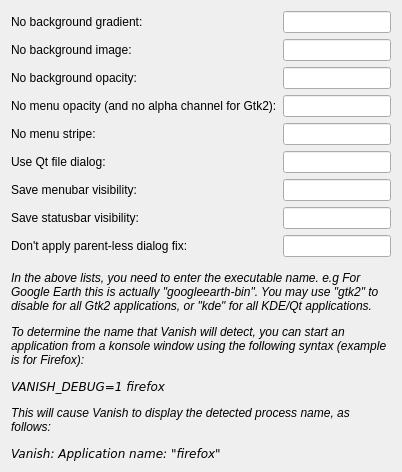
     <widget class="QWidget" name="page_26">
      <layout class="QVBoxLayout" name="verticalLayout_17">
       <item>
        <layout class="QFormLayout" name="formLayout_20">
         <item row="0" column="0">
          <widget class="QLabel" name="label_81">
           <property name="text">
            <string>No background gradient:</string>
           </property>
          </widget>
         </item>
         <item row="0" column="1">
          <widget class="QLineEdit" name="noBgndGradientApps">
           <property name="toolTip">
            <string>&lt;p&gt;Comma separated list of names of applications which should not use the background gradient setting. &lt;/p&gt;&lt;p&gt;Use &lt;i&gt;gtk&lt;/i&gt; to disable for all Gtk2 applications.&lt;/p&gt;</string>
           </property>
          </widget>
         </item>
         <item row="1" column="0">
          <widget class="QLabel" name="label_82">
           <property name="text">
            <string>No background image:</string>
           </property>
          </widget>
         </item>
         <item row="1" column="1">
          <widget class="QLineEdit" name="noBgndImageApps">
           <property name="toolTip">
            <string>&lt;p&gt;Comma separated list of names of applications which should not use the background image setting. &lt;/p&gt;&lt;p&gt;Use &lt;i&gt;gtk&lt;/i&gt; to disable for all Gtk2 applications.&lt;/p&gt;</string>
           </property>
          </widget>
         </item>
         <item row="2" column="0">
          <widget class="QLabel" name="label_81b">
           <property name="text">
            <string>No background opacity:</string>
           </property>
          </widget>
         </item>
         <item row="2" column="1">
          <widget class="QLineEdit" name="noBgndOpacityApps">
           <property name="toolTip">
            <string>&lt;p&gt;Comma separated list of names of applications which should not use the background opacity setting. &lt;/p&gt;&lt;p&gt;Use &lt;i&gt;gtk&lt;/i&gt; to disable for all Gtk2 applications.&lt;/p&gt;</string>
           </property>
          </widget>
         </item>
         <item row="3" column="0">
          <widget class="QLabel" name="label_81mnu">
           <property name="text">
            <string>No menu opacity (and no alpha channel for Gtk2):</string>
           </property>
          </widget>
         </item>
         <item row="3" column="1">
          <widget class="QLineEdit" name="noMenuBgndOpacityApps">
           <property name="toolTip">
            <string>&lt;p&gt;Comma separated list of names of applications which should not use the menu opacity setting.&lt;p&gt;&lt;i&gt;For Gtk2, this option also disables using an allpha-channel to smoothly round tooltips and popup menus.&lt;/i&gt;&lt;/p&gt;&lt;p&gt;Use &lt;i&gt;gtk&lt;/i&gt; to disable for all Gtk2 applications.&lt;/p&gt;</string>
           </property>
          </widget>
         </item>
         <item row="4" column="0">
          <widget class="QLabel" name="label_82y">
           <property name="text">
            <string>No menu stripe:</string>
           </property>
          </widget>
         </item>
         <item row="4" column="1">
          <widget class="QLineEdit" name="noMenuStripeApps">
           <property name="toolTip">
            <string>&lt;p&gt;Comma separated list of names of applications which should not use the menu stripe setting. &lt;/p&gt;&lt;p&gt;Use &lt;i&gt;gtk&lt;/i&gt; to disable for all Gtk2 applications.&lt;/p&gt;</string>
           </property>
          </widget>
         </item>
         <item row="5" column="0">
          <widget class="QLabel" name="label_83">
           <property name="text">
            <string>Use Qt file dialog:</string>
           </property>
          </widget>
         </item>
         <item row="5" column="1">
          <widget class="QLineEdit" name="useQtFileDialogApps">
           <property name="toolTip">
            <string>&lt;p&gt;Comma separated list of names of Qt4 applications which should not use the KDE4 file dialog.</string>
           </property>
          </widget>
         </item>
         <item row="6" column="0">
          <widget class="QLabel" name="label_83a">
           <property name="text">
            <string>Save menubar visibility:</string>
           </property>
          </widget>
         </item>
         <item row="6" column="1">
          <widget class="QLineEdit" name="menubarApps">
           <property name="toolTip">
            <string>&lt;p&gt;Comma separated list of names of KDE4 applications where Vanish needs to manually save whether the menubar is hidden or not.&lt;/p&gt;&lt;p&gt;Use &lt;i&gt;kde&lt;/i&gt; to set for all KDE applications. The menubar state of Gtk2 applications is always manually saved.&lt;/p&gt;</string>
           </property>
          </widget>
         </item>
         <item row="7" column="0">
          <widget class="QLabel" name="label_89">
           <property name="text">
            <string>Save statusbar visibility:</string>
           </property>
          </widget>
         </item>
         <item row="7" column="1">
          <widget class="QLineEdit" name="statusbarApps">
           <property name="toolTip">
            <string>&lt;p&gt;Comma separated list of names of KDE4 applications where Vanish needs to manually save whether the statusbar is hidden or not.&lt;/p&gt;&lt;p&gt;Use &lt;i&gt;kde&lt;/i&gt; to set for all KDE applications. The statusbar state of Gtk2 applications is always manually saved.&lt;/p&gt;</string>
           </property>
          </widget>
         </item>
         <item row="8" column="0">
          <widget class="QLabel" name="noDlgFixApps_label">
           <property name="text">
            <string>Don't apply parent-less dialog fix:</string>
           </property>
          </widget>
         </item>
         <item row="8" column="1">
          <widget class="QLineEdit" name="noDlgFixApps">
           <property name="toolTip">
            <string>&lt;p&gt;Comma separated list of names of applications where Vanish should not attempt to fix parent-less dialogs.&lt;/p&gt;&lt;p&gt;Use &lt;i&gt;gtk&lt;/i&gt; to disable for all Gtk2 applications, and &lt;i&gt;kde&lt;/i&gt; to disable for all KDE applications&lt;/p&gt;</string>
           </property>
          </widget>
         </item>
        </layout>
       </item>
       <item>
        <spacer name="verticalSpacer_6">
         <property name="orientation">
          <enum>Qt::Vertical</enum>
         </property>
         <property name="sizeType">
          <enum>QSizePolicy::Fixed</enum>
         </property>
         <property name="sizeHint" stdset="0">
          <size>
           <width>8</width>
           <height>8</height>
          </size>
         </property>
        </spacer>
       </item>
       <item>
        <widget class="QLabel" name="label_101">
         <property name="text">
          <string>&lt;i&gt;&lt;p&gt;In the above lists, you need to enter the executable name. e.g For Google Earth this is actually &quot;googleearth-bin&quot;. You may use &quot;gtk2&quot; to disable for all Gtk2 applications, or &quot;kde&quot; for all KDE/Qt applications.&lt;/p&gt;
&lt;p&gt;To determine the name that Vanish will detect, you can start an application from a konsole window using the following syntax (example is for Firefox):&lt;/p&gt;
&lt;p&gt;&lt;code&gt;VANISH_DEBUG=1 firefox&lt;/code&gt;&lt;/p&gt;
&lt;p&gt;This will cause Vanish to display the detected process name, as follows:&lt;/p&gt;
&lt;p&gt;&lt;code&gt;Vanish: Application name: &quot;firefox&quot;&lt;/code&gt;&lt;/p&gt;&lt;/i&gt;</string>
         </property>
         <property name="alignment">
          <set>Qt::AlignLeading|Qt::AlignLeft|Qt::AlignTop</set>
         </property>
         <property name="wordWrap">
          <bool>true</bool>
         </property>
        </widget>
       </item>
      </layout>
     </widget>
